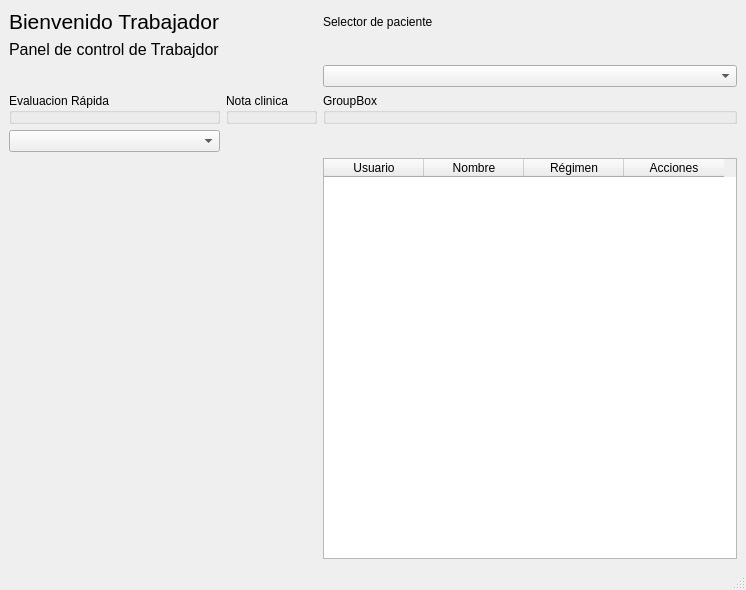
<?xml version="1.0" encoding="UTF-8"?>
<ui version="4.0">
 <class>MainWindow</class>
 <widget class="QMainWindow" name="MainWindow">
  <property name="geometry">
   <rect>
    <x>0</x>
    <y>0</y>
    <width>746</width>
    <height>590</height>
   </rect>
  </property>
  <property name="windowTitle">
   <string>MainWindow</string>
  </property>
  <widget class="QWidget" name="centralwidget">
   <layout class="QGridLayout" name="gridLayout">
    <item row="0" column="0">
     <widget class="QLabel" name="titulo">
      <property name="font">
       <font>
        <pointsize>16</pointsize>
       </font>
      </property>
      <property name="text">
       <string>Bienvenido Trabajador</string>
      </property>
     </widget>
    </item>
    <item row="0" column="2">
     <widget class="QLabel" name="label_2">
      <property name="text">
       <string>Selector de paciente</string>
      </property>
     </widget>
    </item>
    <item row="1" column="0">
     <widget class="QLabel" name="subtitulo">
      <property name="font">
       <font>
        <pointsize>12</pointsize>
       </font>
      </property>
      <property name="text">
       <string>Panel de control de Trabajdor</string>
      </property>
     </widget>
    </item>
    <item row="2" column="2">
     <widget class="QComboBox" name="seleccion_paciente"/>
    </item>
    <item row="3" column="0">
     <widget class="QGroupBox" name="evaluacion_rapida">
      <property name="title">
       <string>Evaluacion Rápida</string>
      </property>
     </widget>
    </item>
    <item row="3" column="1">
     <widget class="QGroupBox" name="nota_clinica">
      <property name="title">
       <string>Nota clinica</string>
      </property>
     </widget>
    </item>
    <item row="3" column="2">
     <widget class="QGroupBox" name="especialista">
      <property name="title">
       <string>GroupBox</string>
      </property>
     </widget>
    </item>
    <item row="4" column="0">
     <widget class="QComboBox" name="nota_paciente"/>
    </item>
    <item row="5" column="2">
     <widget class="QTableWidget" name="tabla_pacientes">
      <column>
       <property name="text">
        <string>Usuario</string>
       </property>
      </column>
      <column>
       <property name="text">
        <string>Nombre</string>
       </property>
      </column>
      <column>
       <property name="text">
        <string>Régimen</string>
       </property>
      </column>
      <column>
       <property name="text">
        <string>Acciones</string>
       </property>
      </column>
     </widget>
    </item>
   </layout>
  </widget>
  <widget class="QMenuBar" name="menubar">
   <property name="geometry">
    <rect>
     <x>0</x>
     <y>0</y>
     <width>746</width>
     <height>22</height>
    </rect>
   </property>
  </widget>
  <widget class="QStatusBar" name="statusbar"/>
 </widget>
 <resources/>
 <connections/>
</ui>
